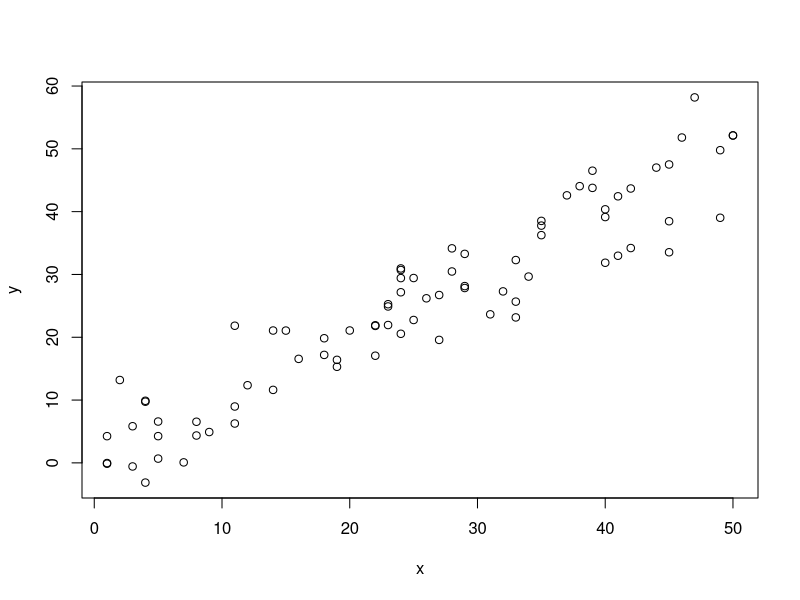
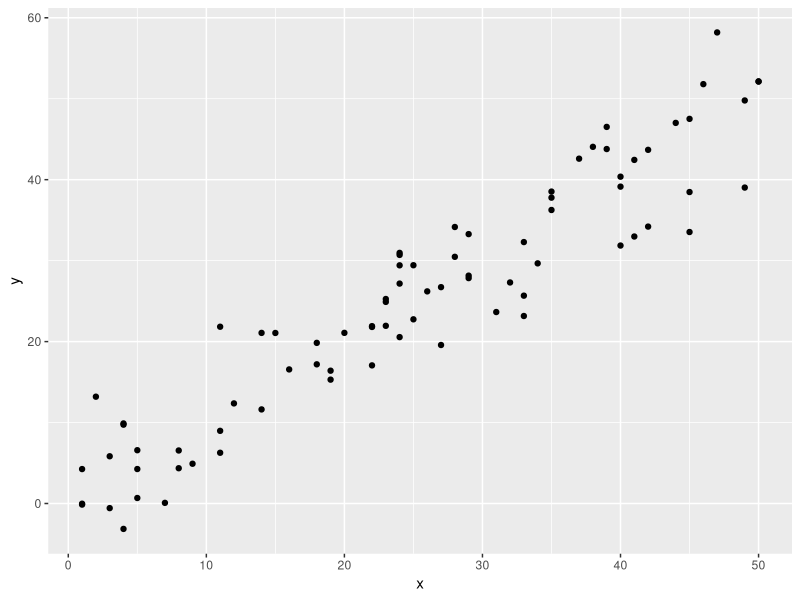
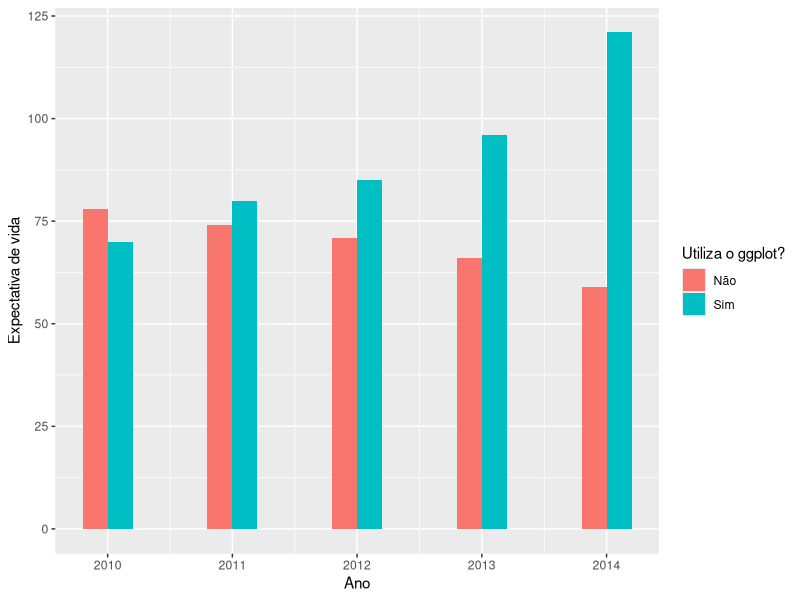
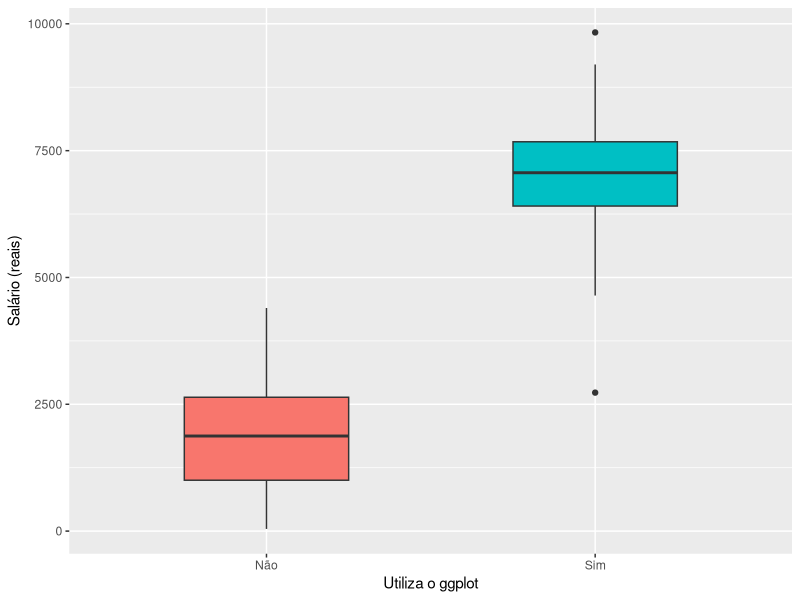
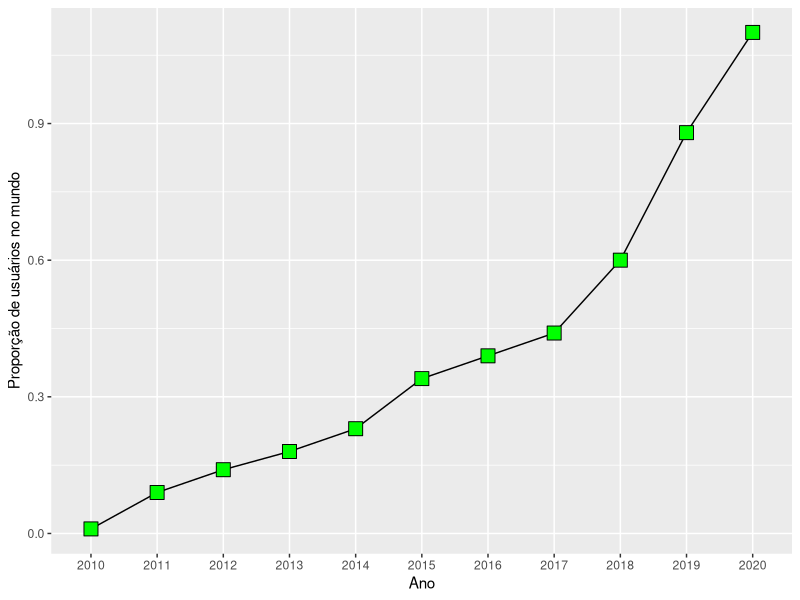
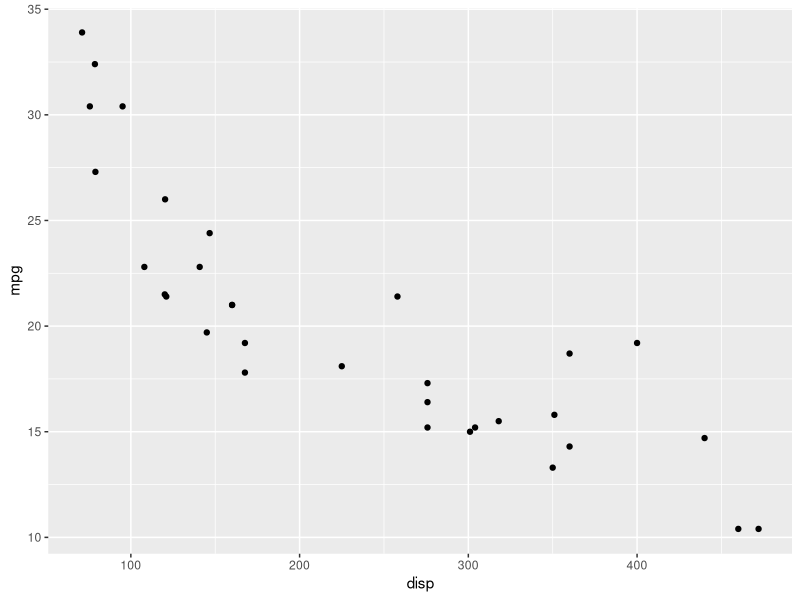
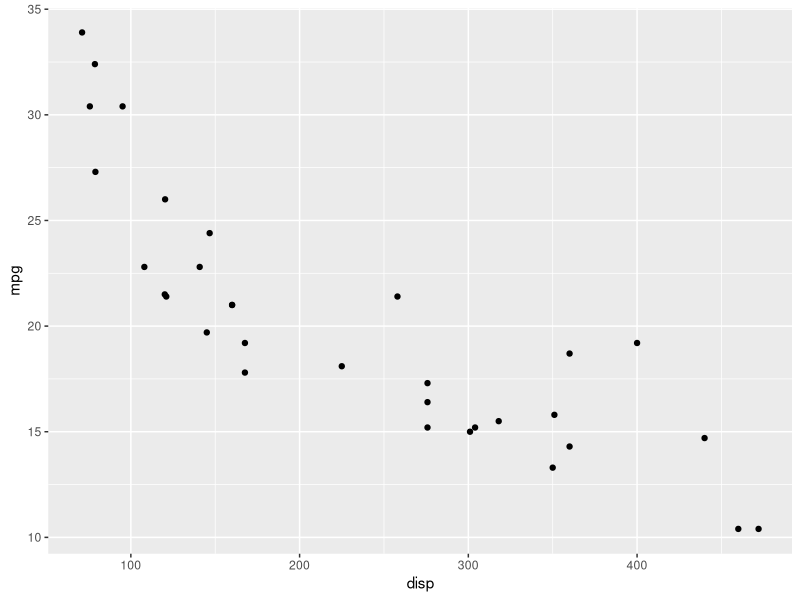
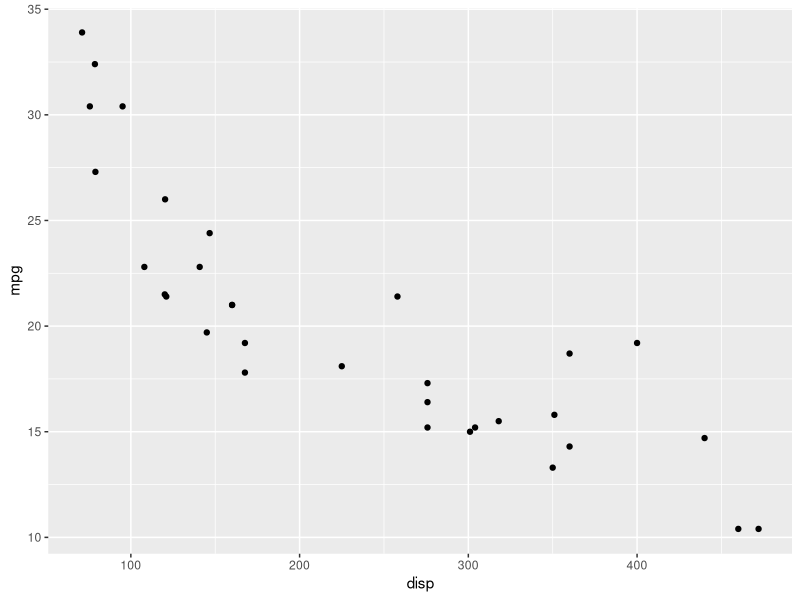

Write the R code that produced these figures, in order.
## ---- chunk 1

library(ggplot2)

## ---- chunk 2

x <- sample(1:50, 80, replace=T)
y <- x + rnorm(80, 0, 5)

plot(x, y)

## ---- chunk 3
qplot(x, y, geom="point")
## ---- chunk 4

df <- data.frame(usa = rep(c("Sim", "Não"), c(5, 5)),
                 expec = c(70, 80, 85, 96, 121, 78, 74, 71, 66, 59),
                 ano = rep(2010:2014, 2))

ggplot(df, aes(x = ano, y = expec, fill = usa)) +  
  geom_bar(stat="identity", width = 0.4, position = "dodge") +
  xlab("Ano") +
  ylab("Expectativa de vida") +
  labs(fill = "Utiliza o ggplot?")
  

## ---- chunk 5

df <- data.frame(usa = rep(c("Sim", "Não"), c(100,100)),                 
                 salario = c(rnorm(100, 7000, 1000), abs(rnorm(100, 2000, 1200))))

df$salario[1] = df$salario[1] - 4000

ggplot(df, aes(x = usa, y = salario, fill = usa)) +
  geom_boxplot(width = 0.5) +
  guides(fill=FALSE) +
  xlab("Utiliza o ggplot") +
  ylab("Salário (reais)")
  
## ---- chunk 6

df <- data.frame(ano = 2010:2020,
                 prop = c(0.01, 0.09, 0.14, 0.18, 0.23, 0.34, 0.39, 0.44, 0.60, 0.88, 1.1))

ggplot(df, aes(x = as.character(ano), y = prop, group = 1)) +
  geom_line() +
  geom_point(size=5, shape = 22, fill = "green") +  
  guides(fill=FALSE) +
  xlab("Ano") +
  ylab("Proporção de usuários no mundo")
  
## ---- chunk 7

head(mtcars, 10)

## ---- chunk 8

ggplot(data = mtcars, aes(x = disp, y = mpg)) +
  geom_point()

## ---- chunk 9

ggplot(data = mtcars) +
  geom_point(aes(x = disp, y = mpg))

## ---- chunk 10

ggplot(data = mtcars) +
  geom_point(aes(x = disp, y = mpg))

## ---- chunk 11

ggplot(data = mtcars) +
  geom_point(aes(x = disp, y = mpg, colour = as.character(am)))

## ---- chunk 12

ggplot(data = mtcars) +
  geom_point(aes(x = disp, y = mpg, colour = as.character(am),
                                size = cyl))

## ---- chunk 13

ggplot(data = mtcars) +
  geom_point(aes(x = disp, y = mpg), colour = "blue", size = 5, 
             shape = 2)

## ---- chunk 14

ggplot(data = mtcars) +
  geom_point(aes(x = cyl, y = mpg), stat = "summary", fun.y= mean)

## ---- chunk 15

ggplot(data = mtcars) +
  geom_line(aes(x = cyl, y = mpg), stat = "summary", fun.y= mean)

## ---- chunk 16

ggplot(data = mtcars) +
  geom_line(aes(x = cyl, y = mpg), stat = "summary", fun.y= mean) +
  geom_point(aes(x = cyl, y = mpg), stat = "summary", fun.y= mean)

## ---- chunk 17

ggplot(data = mtcars) +
  geom_boxplot(aes(x = as.character(gear), y = mpg, 
                   fill = as.character(gear)))

## ---- chunk 18

ggplot(data = mtcars) +
  geom_boxplot(aes(x = as.character(gear), y = mpg, 
                   fill = as.character(gear))) +
  xlab("") +
  ylab("Milhas por galão") +
  labs(fill="Número de marchas")

## ---- chunk 19

df <- data.frame(ano = 2010:2020,
                 prop = c(0.01, 0.09, 0.14, 0.18, 0.23, 0.34, 0.39, 0.44, 0.60, 0.88, 1.1))

ggplot(df, aes(x = as.character(ano), y = prop, group = 1)) +
  geom_line() +
  geom_point(size=5, shape = 22, fill = "green") +  
  guides(fill=FALSE) +
  xlab("Ano") +
  ylab("Proporção de usuários no mundo")
  
## ---- chunk 20
head(df, 3) # Shape = 22 e Size = 5.
